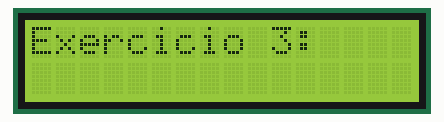
This sketch was run on a simulated Arduino Uno, built with avr-gcc and run on an emulated ATmega328P. Parts: 16×2 character LCD. What the sketch prints to the serial monitor is not drawn.

Above: at 0.1 s.
At 2.1 s:
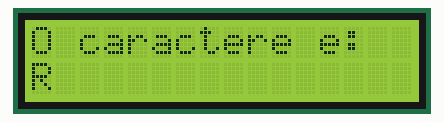

The sketch:

Exercicio_3_char_A.ino
```cpp
#include <Arduino.h>
#include <LiquidCrystal.h>

// Define os pinos de conexão com o LCD
const int rs = 11;
const int en = 12;
const int d4 = 5;
const int d5 = 4;
const int d6 = 3;
const int d7 = 2;

// Inicializa o objeto LiquidCrystal com os pinos definidos
LiquidCrystal lcd(rs, en, d4, d5, d6, d7);

// Declara uma variável do tipo char
char letra_R = 'R';

void setup() {
  // Inicializa a comunicação serial
  Serial.begin(9600);

  // Inicializa o LCD
  lcd.begin(16, 2); // Configura o LCD com 16 colunas e 2 linhas

  // Exibe "Exercicio 3:" no LCD
  lcd.setCursor(0, 0);
  lcd.print("Exercicio 3:");
  delay(2000); // Exibe por 2 segundos
}

void loop() {
  // Limpa o LCD
  lcd.clear();

  // Exibe a mensagem no LCD
  lcd.setCursor(0, 0);
  lcd.print("O caractere e:");
  lcd.setCursor(0, 1);
  lcd.print(letra_R);

  // Exibe a mensagem no monitor serial
  Serial.print("O caractere e: ");
  Serial.println(letra_R);

  // Aguarda 2 segundos antes de repetir
  delay(2000);
}
```
